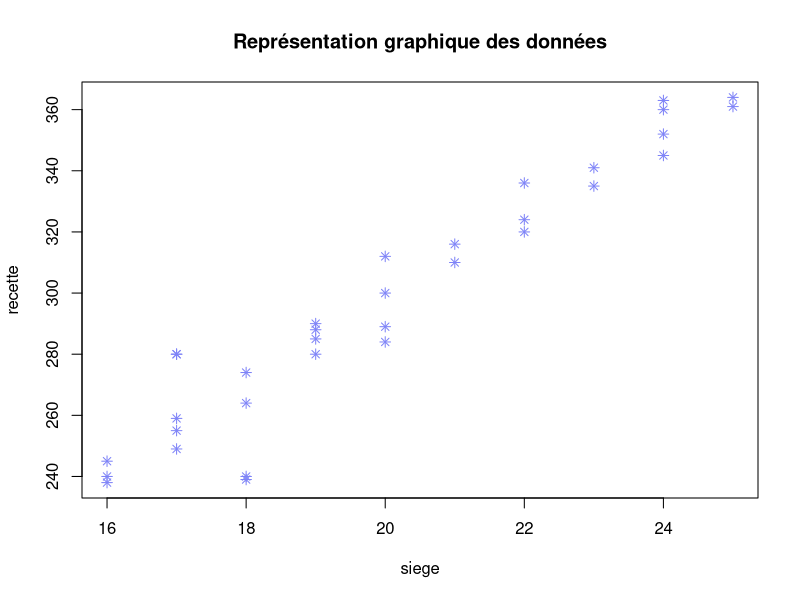
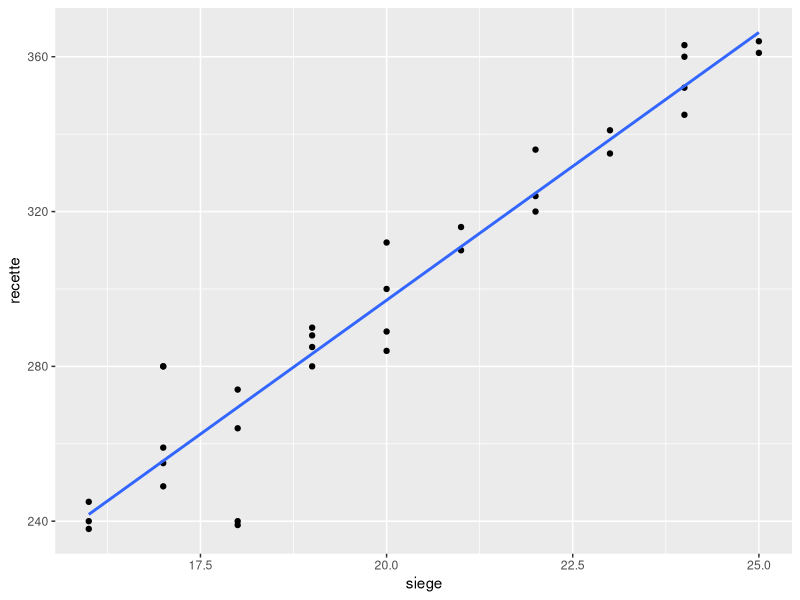

Source code (R) for these figures, in order:
## ---- chunk 1
library(readxl)
Recette_Bar <- read_excel("Recette_Bar.xlsx")
data <- Recette_Bar[,-1]
colnames(data)= c("siege","recette")
## ---- chunk 2
plot(data, main = "Représentation graphique des données", pch = 8, col = "#7e83f7")
## ---- chunk 3
# Estimation des paramètres du modèle
my_lm <- lm(recette~siege, data = data)
coeff <- my_lm$coefficients
coeff

# Représentation graphique de la droite de régression
library(ggplot2)
ggplot(data, aes(x=siege, y=recette)) +
geom_point() +
geom_smooth(method=lm,se=FALSE) 
geom_segment(aes(x = siege, y = recette, xend = siege, 
                 yend = coeff[1] + coeff[2]*siege, col = "Residuals"), 
             col = "#DF7D72", lwd= 1.2, data = data)
## ---- chunk 4
# Calcul de la moyenne

moy_x <- mean(data$siege)
moy_y <- mean(data$recette)

# Calcul de la variance

var_x <- var(data$siege)
var_y <- var(data$recette)

# Calcul de la covariance

cov_xy <- cov(data$siege,data$recette)
## ---- chunk 5
# Pour la valeur de a

cov_xy/var_x

# Pour la valeur de b

moy_y - (cov_xy/var_x)*moy_x
## ---- chunk 6
rho = cov_xy/sqrt(var_x*var_y)
rho
## ---- chunk 7
cor(data$siege,data$recette)
## ---- chunk 8
cor(data$siege,data$recette)^2
## ---- chunk 9

